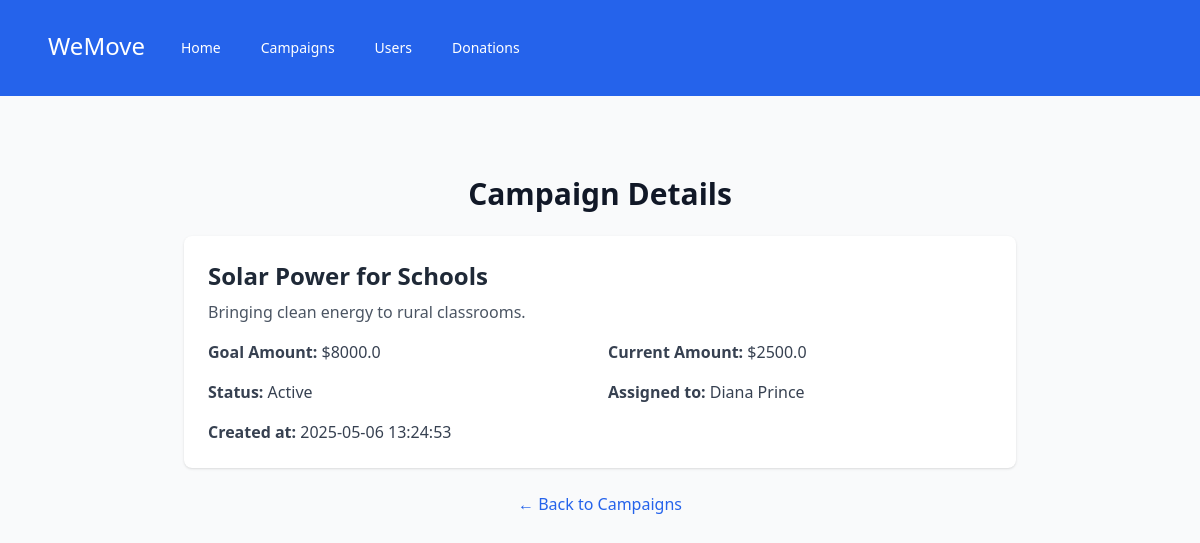
Page /campaigns/1 on the committed database.
### tables this page shows
CREATE TABLE campaigns (
    id INTEGER PRIMARY KEY AUTOINCREMENT,
    user_id INTEGER NOT NULL,
    title TEXT NOT NULL,
    description TEXT,
    goal_amount REAL,
    current_amount REAL DEFAULT 0,
    is_active INTEGER DEFAULT 1,
    created_at TEXT DEFAULT CURRENT_TIMESTAMP,
    FOREIGN KEY (user_id) REFERENCES users(id) ON DELETE CASCADE
);

CREATE TABLE users (
    id INTEGER PRIMARY KEY AUTOINCREMENT,
    email TEXT UNIQUE NOT NULL,
    password_hash TEXT NOT NULL,
    name TEXT,
    created_at TEXT DEFAULT CURRENT_TIMESTAMP
);

### app/campaigns/__init__.py (the view)
@bp.route('/<int:campaign_id>', endpoint='campaign_detail')
def get_campaign(campaign_id):
    db = get_db()
    campaign = db.execute('SELECT c.*, u.name FROM campaigns c JOIN users u ON c.user_id = u.id WHERE c.id = ?', (campaign_id,)).fetchone()
    return render_template('campaigns/detail.html', campaign=campaign)

### app/database/db.py (called while the page is built)
def get_db():
    if 'db' not in g:
        g.db = sqlite3.connect(
            current_app.config['DATABASE'],
            detect_types=sqlite3.PARSE_DECLTYPES
        )
        g.db.row_factory = sqlite3.Row
    return g.db

### app/templates/campaigns/detail.html
{% extends 'base.html' %}
{% block body %}
<div class="max-w-4xl mx-auto py-8 px-4 sm:px-6 lg:px-8">
    <h1 class="text-3xl font-semibold text-gray-900 mb-6 text-center">Campaign Details</h1>
    <div class="bg-white shadow rounded-lg p-6 space-y-4">
        <div>
            <h2 class="text-2xl font-bold text-gray-800">{{ campaign.title }}</h2>
            <p class="text-gray-600 mt-2">{{ campaign.description }}</p>
        </div>
        <div class="grid grid-cols-1 sm:grid-cols-2 gap-4 text-gray-700">
            <p><span class="font-semibold">Goal Amount:</span> ${{ campaign.goal_amount }}</p>
            <p><span class="font-semibold">Current Amount:</span> ${{ campaign.current_amount }}</p>
            <p><span class="font-semibold">Status:</span> {% if campaign.is_active %}Active{% else %}Inactive{% endif %}</p>
            <p><span class="font-semibold">Assigned to:</span> {{ campaign.name }}</p>
            <p class="sm:col-span-2"><span class="font-semibold">Created at:</span> {{ campaign.created_at }}</p>
        </div>
    </div>
    <div class="mt-6 text-center">
        <a href="{{ url_for('campaigns.campaign_list') }}" class="text-blue-600 hover:underline">← Back to Campaigns</a>
    </div>
</div>
{% endblock %}

### rows in the picture
campaigns: title "Solar Power for Schools", description "Bringing clean energy to rural classrooms.", goal_amount "8000.0", current_amount "2500.0", created_at "2025-05-06 13:24:53"
users: name "Diana Prince"
